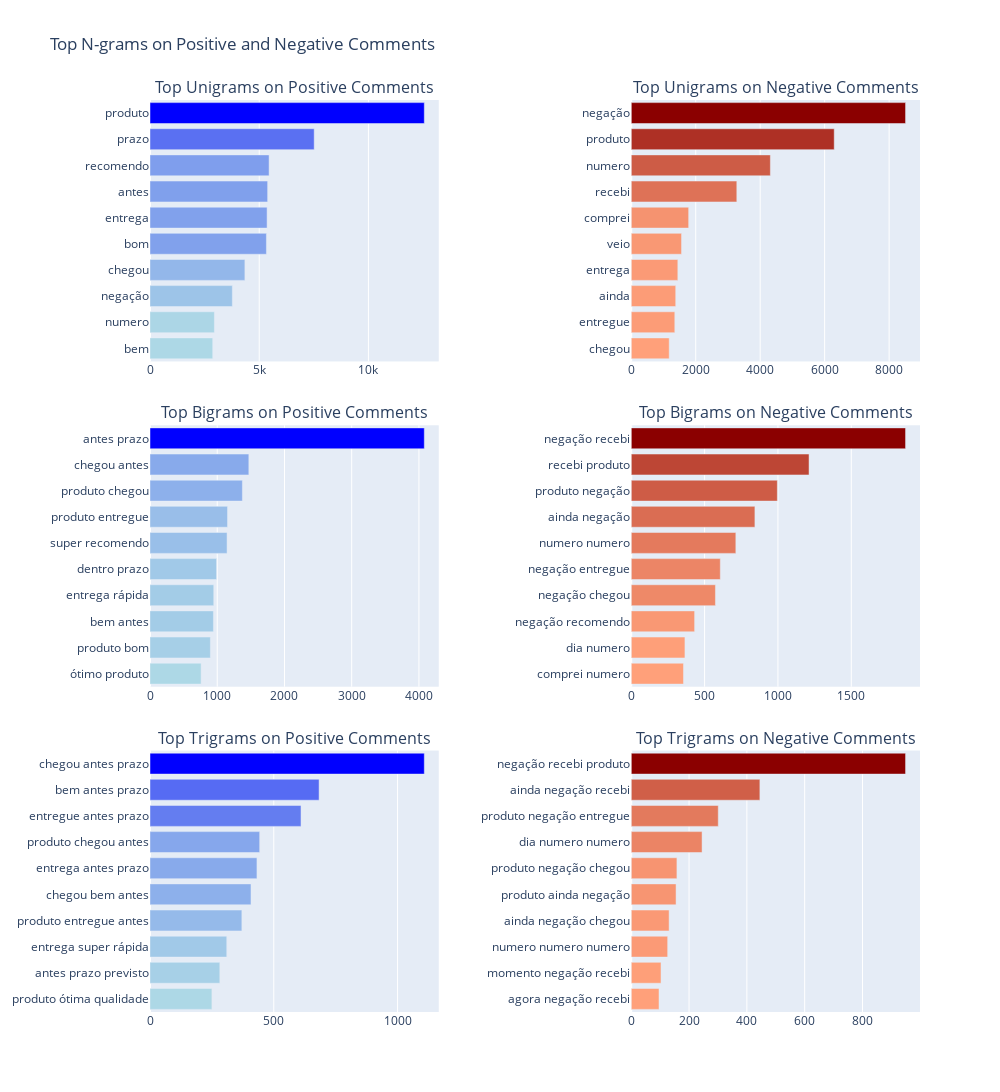

Write notebook code for a chart like this one.
### Markdown cell above
#### N-grams of Postive and Negative Review Labels
where N = 1, 2 and 3 (i.e. Unigrams, Bigrams and Trigrams)

### Code cell
# N-grams in Portugese

# Separate positive and negative reviews
positive_reviews = df_sentiment_analysis[df_sentiment_analysis['sentiment_label'] == 'positive']['processed_review_comment_message']
negative_reviews = df_sentiment_analysis[df_sentiment_analysis['sentiment_label'] == 'negative']['processed_review_comment_message']

# Get top unigrams, bigrams, trigrams
top_unigrams_pos = get_top_ngrams(positive_reviews, ngram_range=(1, 1), n=10)
top_bigrams_pos = get_top_ngrams(positive_reviews, ngram_range=(2, 2), n=10)
top_trigrams_pos = get_top_ngrams(positive_reviews, ngram_range=(3, 3), n=10)

top_unigrams_neg = get_top_ngrams(negative_reviews, ngram_range=(1, 1), n=10)
top_bigrams_neg = get_top_ngrams(negative_reviews, ngram_range=(2, 2), n=10)
top_trigrams_neg = get_top_ngrams(negative_reviews, ngram_range=(3, 3), n=10)

# Plotting
fig = make_subplots(
    rows=3, cols=2,  
    subplot_titles=(
        "Top Unigrams on Positive Comments", "Top Unigrams on Negative Comments",
        "Top Bigrams on Positive Comments", "Top Bigrams on Negative Comments",
        "Top Trigrams on Positive Comments", "Top Trigrams on Negative Comments"
    ),
    vertical_spacing = 0.07,
    horizontal_spacing = 0.25
)

# Adding Unigram Plots 
words, counts = ngram_data(top_unigrams_pos)
colors = color_gradient(counts, (173, 216, 230), (0, 0, 255))  
fig.add_trace(go.Bar(x=counts, y=words, orientation='h', marker=dict(color=colors)), row=1, col=1)

words, counts = ngram_data(top_unigrams_neg)
colors = color_gradient(counts, (255, 160, 122), (139, 0, 0)) 
fig.add_trace(go.Bar(x=counts, y=words, orientation='h', marker=dict(color=colors)), row=1, col=2)

# Adding Bigram Plots
words, counts = ngram_data(top_bigrams_pos)
colors = color_gradient(counts, (173, 216, 230), (0, 0, 255))
fig.add_trace(go.Bar(x=counts, y=words, orientation='h', marker=dict(color=colors)), row=2, col=1)

words, counts = ngram_data(top_bigrams_neg)
colors = color_gradient(counts, (255, 160, 122), (139, 0, 0))
fig.add_trace(go.Bar(x=counts, y=words, orientation='h', marker=dict(color=colors)), row=2, col=2)

# Adding Trigram Plots
words, counts = ngram_data(top_trigrams_pos)
colors = color_gradient(counts, (173, 216, 230), (0, 0, 255))
fig.add_trace(go.Bar(x=counts, y=words, orientation='h', marker=dict(color=colors)), row=3, col=1)

words, counts = ngram_data(top_trigrams_neg)
colors = color_gradient(counts, (255, 160, 122), (139, 0, 0))
fig.add_trace(go.Bar(x=counts, y=words, orientation='h', marker=dict(color=colors)), row=3, col=2)

# Update layout
fig.update_layout(
    height=1500, width=1000, title_text="Top N-grams on Positive and Negative Comments",
    showlegend=False
)

# Reverse y-axes to have top n-grams at the top for each plot
for i in range(1, 4):
    fig.update_yaxes(autorange="reversed", row=i, col=1)
    fig.update_yaxes(autorange="reversed", row=i, col=2)

fig.show()

### Figure 1 — Plotly figure (JSON) as saved in the notebook; plotly's stock layout.template omitted (floating-point values rounded to 4 significant figures)
{"data": [{"marker": {"color": ["rgba(0.0,0.0,255.0, 1)", "rgba(90.04500877464643,112.42613812325797,241.9877154949933, 1)", "rgba(126.92381542273151,158.47135336017342,236.65840817590586, 1)", "rgba(128.1025085165686,159.9430164137504,236.48807680396408, 1)", "rgba(128.54898317332507,160.5004645401053,236.42355734489522, 1)", "rgba(129.10261174770312,161.1917002167854,236.34355321564985, 1)", "rgba(146.7115722101786,183.17745432022298,233.79890574997418, 1)", "rgba(156.96263032930733,195.97646330133168,232.3175389697533, 1)", "rgba(171.6427170434603,214.30535769588107,230.1961391555693, 1)", "rgba(173.0,216.0,230.0, 1)"]}, "orientation": "h", "type": "bar", "x": [12559, 7517, 5452, 5386, 5361, 5330, 4344, 3770, 2948, 2872], "xaxis": "x", "y": ["produto", "prazo", "recomendo", "antes", "entrega", "bom", "chegou", "negação", "numero", "bem"], "yaxis": "y"}, {"marker": {"color": ["rgba(139.0,0.0,0.0, 1)", "rgba(174.01200218221493,48.29241680305509,36.82296781232951, 1)", "rgba(205.35351882160393,91.52209492635025,69.78559738134206, 1)", "rgba(221.82324058919804,114.23895253682488,87.10720130932896, 1)", "rgba(245.45990180032734,146.84124386252046,111.96644844517185, 1)", "rgba(248.95635570103656,151.66393889798144,115.64375340971085, 1)", "rgba(250.7757774140753,154.17348608837972,117.55728314238952, 1)", "rgba(251.80414620840153,155.59192580469175,118.63884342607747, 1)", "rgba(252.26295690125477,156.22476813966176,119.12138570649209, 1)", "rgba(255.0,160.0,122.0, 1)"]}, "orientation": "h", "type": "bar", "x": [8510, 6297, 4316, 3275, 1781, 1560, 1445, 1380, 1351, 1178], "xaxis": "x2", "y": ["negação", "produto", "numero", "recebi", "comprei", "veio", "entrega", "ainda", "entregue", "chegou"], "yaxis": "y2"}, {"marker": {"color": ["rgba(0.0,0.0,255.0, 1)", "rgba(136.00301204819277,169.80722891566265,235.34638554216866, 1)", "rgba(141.00542168674698,176.05301204819278,234.6234939759036, 1)", "rgba(152.52138554216867,190.43132530120482,232.9593373493976, 1)", "rgba(152.88614457831326,190.88674698795182,232.90662650602408, 1)", "rgba(161.01506024096386,201.03614457831324,231.73192771084337, 1)", "rgba(163.20361445783132,203.76867469879517,231.4156626506024, 1)", "rgba(163.46415662650602,204.09397590361445,231.37801204819277, 1)", "rgba(165.8090361445783,207.02168674698794,231.039156626506, 1)", "rgba(173.0,216.0,230.0, 1)"]}, "orientation": "h", "type": "bar", "x": [4080, 1470, 1374, 1153, 1146, 990, 948, 943, 898, 760], "xaxis": "x3", "y": ["antes prazo", "chegou antes", "produto chegou", "produto entregue", "super recomendo", "dentro prazo", "entrega rápida", "bem antes", "produto bom", "ótimo produto"], "yaxis": "y3"}, {"marker": {"color": ["rgba(139.0,0.0,0.0, 1)", "rgba(189.41479524438574,69.53764861294584,53.02245706737121, 1)", "rgba(205.96433289299867,92.36459709379128,70.42800528401585, 1)", "rgba(217.6869220607662,108.5336856010568,82.75693527080581, 1)", "rgba(227.64729194187584,122.27212681638045,93.23249669749009, 1)", "rgba(235.7688243064729,133.47424042272127,101.77410832232496, 1)", "rgba(238.29722589167767,136.96169088507264,104.4332892998679, 1)", "rgba(249.1770145310436,151.96829590488773,115.87582562747689, 1)", "rgba(254.2338177014531,158.94319682959048,121.19418758256275, 1)", "rgba(255.0,160.0,122.0, 1)"]}, "orientation": "h", "type": "bar", "x": [1870, 1212, 996, 843, 713, 607, 574, 432, 366, 356], "xaxis": "x4", "y": ["negação recebi", "recebi produto", "produto negação", "ainda negação", "numero numero", "negação entregue", "negação chegou", "negação recomendo", "dia numero", "comprei numero"], "yaxis": "y4"}, {"marker": {"color": ["rgba(0.0,0.0,255.0, 1)", "rgba(85.6934731934732,106.993006993007,242.61655011655012, 1)", "rgba(100.41258741258741,125.37062937062937,240.48951048951048, 1)", "rgba(134.08508158508158,167.4125874125874,235.62354312354313, 1)", "rgba(136.3030303030303,170.1818181818182,235.3030303030303, 1)", "rgba(141.14219114219114,176.2237762237762,234.6037296037296, 1)", "rgba(148.6025641025641,185.53846153846155,233.52564102564102, 1)", "rgba(160.9020979020979,200.8951048951049,231.74825174825176, 1)", "rgba(166.54778554778554,207.94405594405595,230.93240093240092, 1)", "rgba(173.0,216.0,230.0, 1)"]}, "orientation": "h", "type": "bar", "x": [1108, 683, 610, 443, 432, 408, 371, 310, 282, 250], "xaxis": "x5", "y": ["chegou antes prazo", "bem antes prazo", "entregue antes prazo", "produto chegou antes", "entrega antes prazo", "chegou bem antes", "produto entregue antes", "entrega super rápida", "antes prazo previsto", "produto ótima qualidade"], "yaxis": "y5"}, {"marker": {"color": ["rgba(139.0,0.0,0.0, 1)", "rgba(207.5392731535756,94.5369284876905,72.08440797186401, 1)", "rgba(227.1219226260258,121.54747948417351,92.67995310668229, 1)", "rgba(234.73739742086752,132.05158264947244,100.68933177022274, 1)", "rgba(246.5685814771395,148.3704572098476,113.1324736225088, 1)", "rgba(246.97655334114887,148.93317702227432,113.56154747948418, 1)", "rgba(250.2403282532239,153.43493552168815,116.99413833528722, 1)", "rgba(250.92028135990623,154.3728018757327,117.70926143024619, 1)", "rgba(254.0480656506448,158.68698710433762,120.99882766705744, 1)", "rgba(255.0,160.0,122.0, 1)"]}, "orientation": "h", "type": "bar", "x": [949, 445, 301, 245, 158, 155, 131, 126, 103, 96], "xaxis": "x6", "y": ["negação recebi produto", "ainda negação recebi", "produto negação entregue", "dia numero numero", "produto negação chegou", "produto ainda negação", "ainda negação chegou", "numero numero numero", "momento negação recebi", "agora negação recebi"], "yaxis": "y6"}], "layout": {"annotations": [{"font": {"size": 16}, "showarrow": false, "text": "Top Unigrams on Positive Comments", "x": 0.1875, "xanchor": "center", "xref": "paper", "y": 1, "yanchor": "bottom", "yref": "paper"}, {"font": {"size": 16}, "showarrow": false, "text": "Top Unigrams on Negative Comments", "x": 0.8125, "xanchor": "center", "xref": "paper", "y": 1, "yanchor": "bottom", "yref": "paper"}, {"font": {"size": 16}, "showarrow": false, "text": "Top Bigrams on Positive Comments", "x": 0.1875, "xanchor": "center", "xref": "paper", "y": 0.6433, "yanchor": "bottom", "yref": "paper"}, {"font": {"size": 16}, "showarrow": false, "text": "Top Bigrams on Negative Comments", "x": 0.8125, "xanchor": "center", "xref": "paper", "y": 0.6433, "yanchor": "bottom", "yref": "paper"}, {"font": {"size": 16}, "showarrow": false, "text": "Top Trigrams on Positive Comments", "x": 0.1875, "xanchor": "center", "xref": "paper", "y": 0.2867, "yanchor": "bottom", "yref": "paper"}, {"font": {"size": 16}, "showarrow": false, "text": "Top Trigrams on Negative Comments", "x": 0.8125, "xanchor": "center", "xref": "paper", "y": 0.2867, "yanchor": "bottom", "yref": "paper"}], "height": 1500, "showlegend": false, "title": {"text": "Top N-grams on Positive and Negative Comments"}, "width": 1000, "xaxis": {"anchor": "y", "domain": [0, 0.375]}, "xaxis2": {"anchor": "y2", "domain": [0.625, 1]}, "xaxis3": {"anchor": "y3", "domain": [0, 0.375]}, "xaxis4": {"anchor": "y4", "domain": [0.625, 1]}, "xaxis5": {"anchor": "y5", "domain": [0, 0.375]}, "xaxis6": {"anchor": "y6", "domain": [0.625, 1]}, "yaxis": {"anchor": "x", "autorange": "reversed", "domain": [0.7133, 1]}, "yaxis2": {"anchor": "x2", "autorange": "reversed", "domain": [0.7133, 1]}, "yaxis3": {"anchor": "x3", "autorange": "reversed", "domain": [0.3567, 0.6433]}, "yaxis4": {"anchor": "x4", "autorange": "reversed", "domain": [0.3567, 0.6433]}, "yaxis5": {"anchor": "x5", "autorange": "reversed", "domain": [0, 0.2867]}, "yaxis6": {"anchor": "x6", "autorange": "reversed", "domain": [0, 0.2867]}}}
